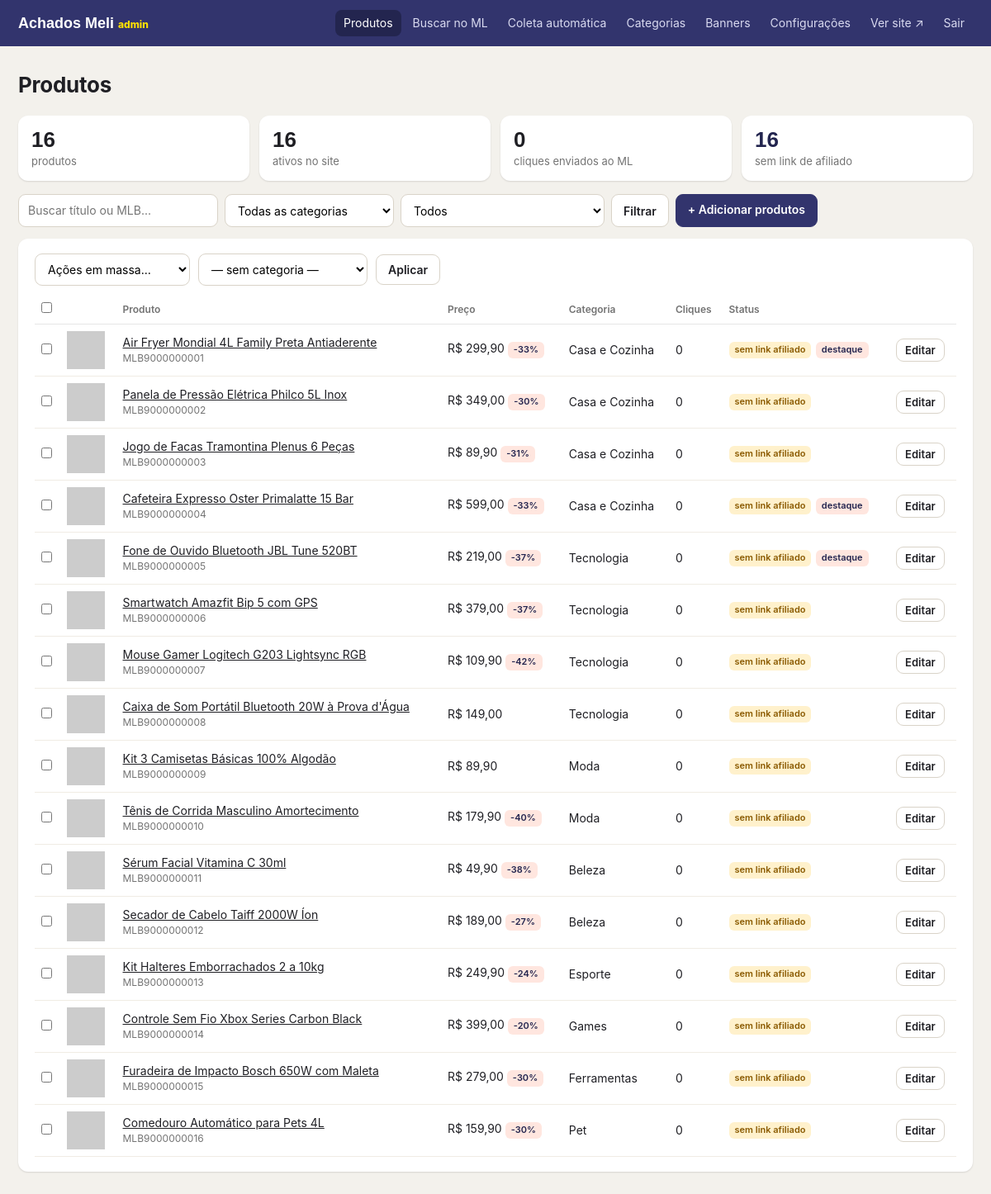
The page /admin/index.php (signed in) on the database its author committed.
### tables this page shows
CREATE TABLE IF NOT EXISTS products (
  id INT AUTO_INCREMENT PRIMARY KEY,
  ml_id VARCHAR(255) NOT NULL UNIQUE,
  title TEXT NOT NULL,
  slug VARCHAR(255) NOT NULL UNIQUE,
  price DECIMAL(12,2) NOT NULL DEFAULT 0,
  original_price DECIMAL(12,2) NULL,
  image TEXT,
  permalink TEXT,
  affiliate_url TEXT,
  category_id INT NULL,
  ml_category_id VARCHAR(255) NULL,
  free_shipping INT NOT NULL DEFAULT 0,
  item_condition VARCHAR(255) NULL,
  description TEXT,
  coupon VARCHAR(255) NULL,
  featured INT NOT NULL DEFAULT 0,
  active INT NOT NULL DEFAULT 1,
  clicks INT NOT NULL DEFAULT 0,
  posted_at VARCHAR(255) NULL,
  price_updated_at VARCHAR(255) NULL,
  created_at VARCHAR(255) NOT NULL,
  updated_at VARCHAR(255) NOT NULL
);

CREATE TABLE IF NOT EXISTS categories (
  id INT AUTO_INCREMENT PRIMARY KEY,
  name VARCHAR(255) NOT NULL,
  slug VARCHAR(255) NOT NULL UNIQUE,
  sort_order INT NOT NULL DEFAULT 0
);

### src/helpers.php (called while the page is built, shortened)
<?php
function e(?string $s): string
{
    return htmlspecialchars((string)$s, ENT_QUOTES, 'UTF-8');
}
function base_url(): string
{
    $https = (!empty($_SERVER['HTTPS']) && $_SERVER['HTTPS'] !== 'off')
        || (($_SERVER['HTTP_X_FORWARDED_PROTO'] ?? '') === 'https');
    $host = $_SERVER['HTTP_HOST'] ?? 'localhost';
    $root = realpath(__DIR__ . '/..');
    $docRoot = realpath($_SERVER['DOCUMENT_ROOT'] ?? '') ?: '';
    $sub = '';
    if ($docRoot && str_starts_with($root, $docRoot)) {
        $sub = str_replace('\\', '/', substr($root, strlen($docRoot)));
    }
    return ($https ? 'https' : 'http') . '://' . $host . rtrim($sub, '/');
}
function url(string $path = ''): string
{
    return base_url() . '/' . ltrim($path, '/');
}
function asset(string $path): string
{
    $file = __DIR__ . '/../' . ltrim($path, '/');
    $v = is_file($file) ? filemtime($file) : time();
    return url($path) . '?v=' . $v;
}
function money(?float $v): string
{
    return 'R$ ' . number_format($v, 2, ',', '.');
}
function discount_pct(array $p): int
{
    $o = (float)($p['original_price'] ?? 0);
    $n = (float)($p['price'] ?? 0);
    if ($o <= 0 || $n <= 0 || $o <= $n) return 0;
    return (int)round((1 - $n / $o) * 100);
}
function is_admin(): bool
{
    return !empty($_SESSION['admin']);
}
function categories(): array
{
    return db()->query('SELECT * FROM categories ORDER BY sort_order, name')->fetchAll();
}

### src/db.php (called while the page is built, shortened)
<?php
function db(): PDO
{
    static $pdo = null;
    if ($pdo) return $pdo;
    global $CONFIG;
    if (($CONFIG['db_driver'] ?? 'sqlite') === 'mysql') {
        $m = $CONFIG['mysql'];
        $opts = [PDO::ATTR_ERRMODE => PDO::ERRMODE_EXCEPTION, PDO::ATTR_TIMEOUT => 5];
        $server = "mysql:host={$m['host']};port={$m['port']};charset=utf8mb4";
        try {
            $pdo = new PDO("$server;dbname={$m['database']}", $m['user'], $m['password'], $opts);
        } catch (PDOException $ex) {
            if (($ex->errorInfo[1] ?? null) !== 1049 && !str_contains($ex->getMessage(), '[1049]')) db_fail($ex);
            try {
                $tmp = new PDO($server, $m['user'], $m['password'], $opts);
                $tmp->exec('CREATE DATABASE IF NOT EXISTS `' . str_replace('`', '', $m['database']) . '` CHARACTER SET utf8mb4 COLLATE utf8mb4_unicode_ci');
                $pdo = new PDO("$server;dbname={$m['database']}", $m['user'], $m['password'], $opts);
            } catch (PDOException $ex2) {
                db_fail($ex2);
            }
        }
    } else {
        $path = $CONFIG['sqlite_path'];
        if (!is_dir(dirname($path))) mkdir(dirname($path), 0775, true);
        $pdo = new PDO('sqlite:' . $path);
        $pdo->exec('PRAGMA foreign_keys = ON');
        $pdo->exec('PRAGMA journal_mode = WAL');
    }
    $pdo->setAttribute(PDO::ATTR_ERRMODE, PDO::ERRMODE_EXCEPTION);
    $pdo->setAttribute(PDO::ATTR_DEFAULT_FETCH_MODE, PDO::FETCH_ASSOC);
    return $pdo;
}
function setting(string $key, ?string $default = null): ?string
{
    if (!isset($GLOBALS['__settings'])) {
        foreach (db()->query('SELECT k, v FROM settings') as $row) {
            $GLOBALS['__settings'][$row['k']] = $row['v'];
        }
    }
    $v = $GLOBALS['__settings'][$key] ?? null;
    return ($v === null || $v === '') ? $default : $v;
}

### admin/index.php (the view, shortened to what this page needs)
<?php
require __DIR__ . '/../src/bootstrap.php';
require __DIR__ . '/../src/admin_layout.php';
$pdo = db();
$q = trim((string)($_GET['q'] ?? ''));
$cat = (string)($_GET['cat'] ?? '');
$where = [];
$args = [];
$sqlWhere = $where ? 'WHERE ' . implode(' AND ', $where) : '';
$st = $pdo->prepare("SELECT p.*, c.name AS cat_name FROM products p LEFT JOIN categories c ON c.id = p.category_id
    $sqlWhere ORDER BY p.created_at DESC LIMIT 300");
$st->execute($args);
$products = $st->fetchAll();
$stats = $pdo->query("SELECT COUNT(*) total, COALESCE(SUM(clicks),0) clicks,
    SUM(CASE WHEN affiliate_url IS NULL OR affiliate_url = '' THEN 1 ELSE 0 END) noaff,
    SUM(CASE WHEN active = 1 THEN 1 ELSE 0 END) active FROM products")->fetch();
$autoAff = setting('aff_matt_word') && setting('aff_matt_tool');
admin_header('Produtos', 'produtos');
?>
<div class="stats">
  <div><b><?= (int)$stats['total'] ?></b><span>produtos</span></div>
  <div><b><?= (int)$stats['active'] ?></b><span>ativos no site</span></div>
  <div><b><?= (int)$stats['clicks'] ?></b><span>cliques enviados ao ML</span></div>
  <div class="<?= $stats['noaff'] && !$autoAff ? 'warn' : '' ?>"><b><?= (int)$stats['noaff'] ?></b><span><?= $autoAff ? 'com link de afiliado automático' : 'sem link de afiliado' ?></span></div>
</div>
<form class="filters" method="get">
  <input name="q" value="<?= e($q) ?>" placeholder="Buscar título ou MLB...">
  <select name="cat">
    <option value="">Todas as categorias</option>
    <?php foreach (categories() as $c): ?>
      <option value="<?= (int)$c['id'] ?>" <?= $cat === (string)$c['id'] ? 'selected' : '' ?>><?= e($c['name']) ?></option>
    <?php endforeach; ?>
  </select>
  <select name="f">
    <option value="">Todos</option>
  </select>
  <button class="btn">Filtrar</button>
  <a class="btn btn-primary" href="buscar.php">+ Adicionar produtos</a>
</form>
<?php if (!$products): ?>
  <div class="card empty">Nenhum produto ainda. <a href="buscar.php">Busque no Mercado Livre</a> para começar.</div>
<?php else: ?>
<form method="post" class="card">
  <div class="toolbar">
    <select name="action">
      <option value="">Ações em massa…</option>
    </select>
    <?= category_select('category_id', null) ?>
    <button class="btn">Aplicar</button>
  </div>
  <table class="tbl">
    <thead><tr>
      <th><input type="checkbox" data-check-all=".row-cb"></th>
      <th></th><th>Produto</th><th>Preço</th><th>Categoria</th><th>Cliques</th><th>Status</th><th></th>
    </tr></thead>
    <tbody>
    <?php foreach ($products as $p): $pct = discount_pct($p); ?>
      <tr class="<?= $p['active'] ? '' : 'off' ?>">
        <td><input type="checkbox" class="row-cb" name="ids[]" value="<?= (int)$p['id'] ?>"></td>
        <td><img class="thumb" src="<?= e($p['image']) ?>" alt="" loading="lazy"></td>
        <td>
          <a href="editar.php?id=<?= (int)$p['id'] ?>"><?= e(mb_strimwidth($p['title'], 0, 80, '…')) ?></a>
          <div class="muted small"><?= e($p['ml_id']) ?></div>
        </td>
        <td class="nowrap"><?= money((float)$p['price']) ?><?php if ($pct): ?> <em class="tag">-<?= $pct ?>%</em><?php endif; ?></td>
        <td><?= e($p['cat_name'] ?? '—') ?></td>
        <td><?= (int)$p['clicks'] ?></td>
        <td class="small">
          <?php if (!$p['affiliate_url']): ?><em class="tag <?= $autoAff ? '' : 'tag-warn' ?>"><?= $autoAff ? 'link automático' : 'sem link afiliado' ?></em><?php endif; ?>
          <?php if ($p['featured']): ?><em class="tag">destaque</em><?php endif; ?>
        </td>
        <td><a class="btn btn-sm" href="editar.php?id=<?= (int)$p['id'] ?>">Editar</a></td>
      </tr>
    <?php endforeach; ?>
    </tbody>
  </table>
</form>
<?php endif;
admin_footer();

### src/admin_layout.php (shortened to what this page needs)
<?php
function admin_header(string $title, string $active = ''): void
{
    $site = setting('site_name', 'Achados Meli');
    $nav = [
        'produtos' => ['index.php', 'Produtos'],
        'buscar' => ['buscar.php', 'Buscar no ML'],
        'coleta' => ['coleta.php', 'Coleta automática'],
        'categorias' => ['categorias.php', 'Categorias'],
        'banners' => ['banners.php', 'Banners'],
        'config' => ['configuracoes.php', 'Configurações'],
    ];
    ?><!doctype html>
<html lang="pt-BR">
<head>
<link rel="stylesheet" href="<?= e(asset('assets/style.css')) ?>">
</head>
<body class="admin">
<header class="adm-top">
  <a class="adm-brand" href="<?= e(url('admin/')) ?>"><?= e($site) ?> <small>admin</small></a>
  <?php if (is_admin()): ?>
  <nav>
    <?php foreach ($nav as $key => [$href, $label]): ?>
      <a href="<?= e(url('admin/' . $href)) ?>" class="<?= $active === $key ? 'on' : '' ?>"><?= e($label) ?></a>
    <?php endforeach; ?>
    <a href="<?= e(url('')) ?>" target="_blank">Ver site ↗</a>
    <a href="<?= e(url('admin/logout.php')) ?>">Sair</a>
  </nav>
  <?php endif; ?>
</header>
<main class="adm-main">
<h1><?= e($title) ?></h1>
<?php
}
function admin_footer(): void
{
    ?>
</main>
</body>
</html>
<?php
}
function category_select(string $name, ?int $selected, bool $allowEmpty = true): string
{
    $h = '<select name="' . e($name) . '">';
    if ($allowEmpty) $h .= '<option value="">— sem categoria —</option>';
    foreach (categories() as $c) {
        $sel = ((int)$c['id'] === $selected) ? ' selected' : '';
        $h .= '<option value="' . (int)$c['id'] . '"' . $sel . '>' . e($c['name']) . '</option>';
    }
    return $h . '</select>';
}

### assets/style.css (style rules this page uses)
:root { --brand:#ffe102; --navy:#32346d; --navy-d:#23254f; --bg:#ededed; --paper:#fff; --ink:#1f1f24; --muted:#737373; --line:#e6e6e6; --accent:#32346d; --accent-d:#23254f; --green:#00995c; --blue:#2a5bd7; --r:8px; --shadow:0 1px 2px rgba(0,0,0,.12); }
* { box-sizing:border-box }
html { -webkit-text-size-adjust:100% }
body { margin:0;background:var(--bg);color:var(--ink);font:14px/1.45 Inter,system-ui,-apple-system,Segoe UI,Roboto,sans-serif }
a { color:inherit }
img { max-width:100%;display:block }
.muted { color:var(--muted) }
.small { font-size:12px }
h1,h2,h3 { letter-spacing:-.01em }
body.admin { background:#f3f1ec }
.adm-top { background:var(--navy);color:#fff;display:flex;align-items:center;gap:20px;padding:0 22px;height:56px;flex-wrap:wrap }
.adm-brand { font-family:"Bricolage Grotesque",sans-serif;font-weight:800;text-decoration:none;font-size:18px }
.adm-brand small { color:var(--brand);font-family:Inter,sans-serif;font-size:12px }
.adm-top nav { display:flex;gap:4px;margin-left:auto;flex-wrap:wrap }
.adm-top nav a { color:#d9daf0;text-decoration:none;padding:6px 10px;border-radius:8px;font-size:14px }
.adm-top nav a.on,.adm-top nav a:hover { background:var(--navy-d);color:#fff }
.adm-main { max-width:1240px;margin:0 auto;padding:24px 22px 60px }
.adm-main h1 { font-size:26px;margin:4px 0 18px }
.card { background:#fff;border-radius:12px;padding:18px 20px;box-shadow:var(--shadow);margin-bottom:18px }
.admin input:not([type=checkbox]),.admin select,.admin textarea { display:block;width:100%;margin-top:5px;font:inherit;font-weight:400;padding:9px 11px;border:1px solid #d9d3c8;border-radius:9px;background:#fff }
.admin label.inline select,.admin .toolbar select,.admin .filters select,.admin .filters input:not([type=checkbox]) { display:inline-block;width:auto;margin:0 }
.btn { display:inline-block;font:600 14px Inter,sans-serif;padding:9px 14px;border-radius:9px;border:1px solid #d9d3c8;background:#fff;color:var(--ink);cursor:pointer;text-decoration:none;white-space:nowrap }
.btn-primary { background:var(--accent);border-color:var(--accent);color:#fff }
.btn-sm { padding:5px 10px;font-size:13px }
.stats { display:grid;grid-template-columns:repeat(4,1fr);gap:12px;margin-bottom:16px }
.stats div { background:#fff;border-radius:12px;padding:14px 16px;box-shadow:var(--shadow) }
.stats b { display:block;font:800 26px "Bricolage Grotesque",sans-serif }
.stats span { color:var(--muted);font-size:13px }
.stats .warn b { color:var(--accent-d) }
.filters { display:flex;gap:8px;margin-bottom:14px;flex-wrap:wrap }
.filters input { min-width:240px }
.toolbar { display:flex;gap:10px;align-items:center;flex-wrap:wrap;margin-bottom:12px }
.tbl { width:100%;border-collapse:collapse;font-size:14px }
.tbl th { text-align:left;font-size:12px;color:var(--muted);font-weight:600;padding:8px;border-bottom:1px solid var(--line) }
.tbl td { padding:8px;border-bottom:1px solid #f0ece4;vertical-align:middle }
.tbl .thumb { width:46px;height:46px;object-fit:contain }
.tbl input { margin:0 }
.nowrap { white-space:nowrap }
.tag { font-style:normal;font-size:11px;font-weight:600;padding:2px 7px;border-radius:6px;background:#ffe6df;color:var(--accent-d);display:inline-block;margin:1px 2px 1px 0 }
.tag-warn { background:#fff1cc;color:#8a5a00 }

### rows shown on the page
products: title "Air Fryer Mondial 4L Family Preta Antiaderente", ml "MLB9000000001", price "R$ 299,90", pct "33", category.name "Casa e Cozinha", clicks "0", shows "sem link afiliado", featured "destaque"
products: title "Panela de Pressão Elétrica Philco 5L Inox", ml "MLB9000000002", price "R$ 349,00", pct "30", category.name "Casa e Cozinha", clicks "0", shows "sem link afiliado"
products: title "Jogo de Facas Tramontina Plenus 6 Peças", ml "MLB9000000003", price "R$ 89,90", pct "31", category.name "Casa e Cozinha", clicks "0", shows "sem link afiliado"
products: title "Cafeteira Expresso Oster Primalatte 15 Bar", ml "MLB9000000004", price "R$ 599,00", pct "33", category.name "Casa e Cozinha", clicks "0", shows "sem link afiliado", featured "destaque"
products: title "Fone de Ouvido Bluetooth JBL Tune 520BT", ml "MLB9000000005", price "R$ 219,00", pct "37", category.name "Tecnologia", clicks "0", shows "sem link afiliado", featured "destaque"
products: title "Smartwatch Amazfit Bip 5 com GPS", ml "MLB9000000006", price "R$ 379,00", pct "37", category.name "Tecnologia", clicks "0", shows "sem link afiliado"
products: title "Mouse Gamer Logitech G203 Lightsync RGB", ml "MLB9000000007", price "R$ 109,90", pct "42", category.name "Tecnologia", clicks "0", shows "sem link afiliado"
products: title "Caixa de Som Portátil Bluetooth 20W à Prova d'Água", ml "MLB9000000008", price "R$ 149,00", category.name "Tecnologia", clicks "0", shows "sem link afiliado"
products: title "Kit 3 Camisetas Básicas 100% Algodão", ml "MLB9000000009", price "R$ 89,90", category.name "Moda", clicks "0", shows "sem link afiliado"
products: title "Tênis de Corrida Masculino Amortecimento", ml "MLB9000000010", price "R$ 179,90", pct "40", category.name "Moda", clicks "0", shows "sem link afiliado"
products: title "Sérum Facial Vitamina C 30ml", ml "MLB9000000011", price "R$ 49,90", pct "38", category.name "Beleza", clicks "0", shows "sem link afiliado"
products: title "Secador de Cabelo Taiff 2000W Íon", ml "MLB9000000012", price "R$ 189,00", pct "27", category.name "Beleza", clicks "0", shows "sem link afiliado"
products: title "Kit Halteres Emborrachados 2 a 10kg", ml "MLB9000000013", price "R$ 249,90", pct "24", category.name "Esporte", clicks "0", shows "sem link afiliado"
products: title "Controle Sem Fio Xbox Series Carbon Black", ml "MLB9000000014", price "R$ 399,00", pct "20", category.name "Games", clicks "0", shows "sem link afiliado"
products: title "Furadeira de Impacto Bosch 650W com Maleta", ml "MLB9000000015", price "R$ 279,00", pct "30", category.name "Ferramentas", clicks "0", shows "sem link afiliado"
products: title "Comedouro Automático para Pets 4L", ml "MLB9000000016", price "R$ 159,90", pct "30", category.name "Pet", clicks "0", shows "sem link afiliado"

### other values the page prints
$site "Achados Meli"
$label "Produtos"
$label "Buscar no ML"
$label "Coleta automática"
$label "Categorias"
$label "Banners"
$label "Configurações"
$title "Produtos"
$stats['total'] "16"
$stats['active'] "16"
$stats['clicks'] "0"
$stats['noaff'] "16"
